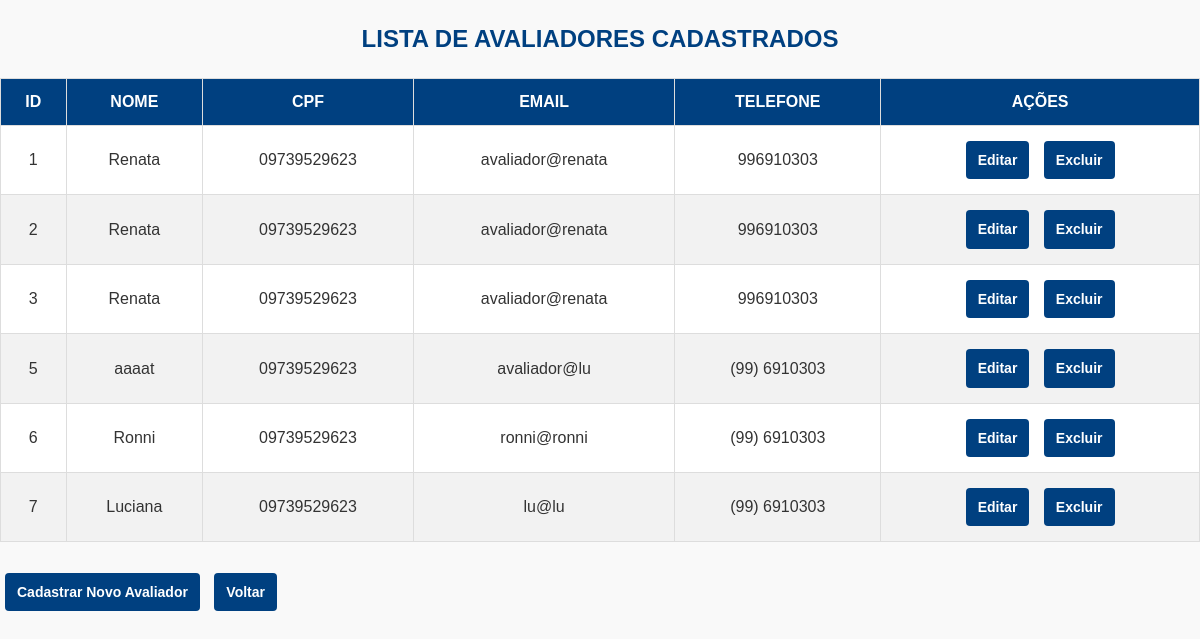
/menu_admin/avaliadores_cadastrados.php, run on the app's committed database.
### tables this page shows
CREATE TABLE `avaliadores` (
  `id_ava` int(11) NOT NULL,
  `nome_ava` varchar(100) NOT NULL,
  `cpf_ava` varchar(14) NOT NULL,
  `email_ava` varchar(50) NOT NULL,
  `fone_ava` varchar(15) NOT NULL,
  `senha_ava` text NOT NULL,
  `senhaconf_ava` varchar(30) NOT NULL,
  `tipo_ava` varchar(5) NOT NULL
);

### menu_admin/avaliadores_cadastrados.php (the view, shortened to what this page needs)
<?php
$servername = "localhost";
$username = "root";
$password = "";
$dbname = "fatecconecta";
$conn = new mysqli($servername, $username, $password, $dbname);
$sql = "SELECT id_ava, nome_ava, cpf_ava, email_ava, fone_ava FROM avaliadores";
$result = $conn->query($sql);
?>
<!DOCTYPE html>
<html lang="pt-br">
<head>
    <link rel="stylesheet" href="../css/avaliadorescadastrados.css">
</head>
<body>
    <h2>Lista de Avaliadores Cadastrados</h2>
    <table border="1" cellpadding="10">
        <thead>
            <tr>
                <th>ID</th>
                <th>Nome</th>
                <th>CPF</th>
                <th>Email</th>
                <th>Telefone</th>
                <th>Ações</th>
            </tr>
        </thead>
        <tbody>
            <?php if ($result->num_rows > 0): ?>
                <?php while ($row = $result->fetch_assoc()): ?>
                    <tr>
                        <td><?= $row['id_ava']; ?></td>
                        <td><?= htmlspecialchars($row['nome_ava']); ?></td>
                        <td><?= htmlspecialchars($row['cpf_ava']); ?></td>
                        <td><?= htmlspecialchars($row['email_ava']); ?></td>
                        <td><?= htmlspecialchars($row['fone_ava']); ?></td>
                        <td>
                            <a href="editar_avaliador.php?id=<?= $row['id_ava']; ?>" class="btn">Editar</a>
                            <a href="excluir_avaliador.php?id=<?= $row['id_ava']; ?>" class="btn" onclick="return confirm('Deseja realmente excluir este avaliador?');">Excluir</a>
                        </td>
                    </tr>
                <?php endwhile; ?>
            <?php else: ?>
                <tr><td colspan="6">Nenhum avaliador cadastrado.</td></tr>
            <?php endif; ?>
        </tbody>
    </table>
    <br>
    <a href="cadastrar_avaliador.php" class="btn">Cadastrar Novo Avaliador</a>
    <a href="admin_itens.php" class="btn btn-back">Voltar</a>
</body>
</html>

### css/avaliadorescadastrados.css (style rules this page uses)
* { margin: 0; padding: 0; box-sizing: border-box; font-family: Arial, Helvetica, sans-serif; }
body { background-color: #f9f9f9; color: #333; line-height: 1.6; }
h2 { text-align: center; margin: 20px 0; color: #004080; text-transform: uppercase; }
table { width: 100%; border-collapse: collapse; background-color: white; }
table thead { background-color: #004080; color: white; }
th, td { padding: 10px; text-align: center; border: 1px solid #ddd; }
th { text-transform: uppercase; font-weight: bold; }
tr:nth-child(even) { background-color: #f2f2f2; }
a.btn { display: inline-block; padding: 8px 12px; color: white; text-decoration: none; font-size: 14px; font-weight: bold; border-radius: 4px; margin: 5px; background-color: #004080; text-align: center; }

### data on the page
avaliadores: id_ava "1", nome_ava "Renata", cpf_ava "09739529623", email_ava "avaliador@renata", fone_ava "996910303"
avaliadores: id_ava "2", nome_ava "Renata", cpf_ava "09739529623", email_ava "avaliador@renata", fone_ava "996910303"
avaliadores: id_ava "3", nome_ava "Renata", cpf_ava "09739529623", email_ava "avaliador@renata", fone_ava "996910303"
avaliadores: id_ava "5", nome_ava "aaaat", cpf_ava "09739529623", email_ava "avaliador@lu", fone_ava "(99) 6910303"
avaliadores: id_ava "6", nome_ava "Ronni", cpf_ava "09739529623", email_ava "ronni@ronni", fone_ava "(99) 6910303"
avaliadores: id_ava "7", nome_ava "Luciana", cpf_ava "09739529623", email_ava "lu@lu", fone_ava "(99) 6910303"
